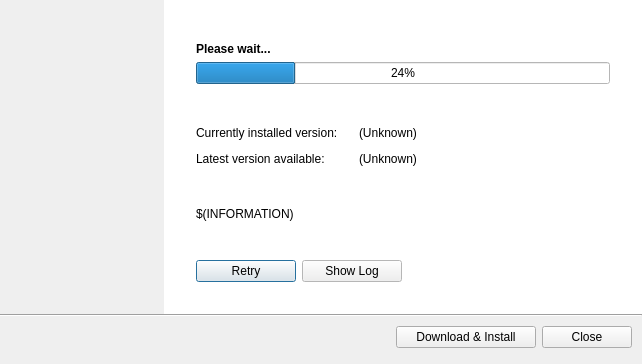
<?xml version="1.0" encoding="UTF-8"?>
<ui version="4.0">
 <class>UpdateDialog</class>
 <widget class="QDialog" name="UpdateDialog">
  <property name="geometry">
   <rect>
    <x>0</x>
    <y>0</y>
    <width>642</width>
    <height>364</height>
   </rect>
  </property>
  <property name="windowTitle">
   <string>LameXP Update Manager</string>
  </property>
  <property name="windowIcon">
   <iconset resource="../res/Icons.qrc">
    <normaloff>:/icons/transmit_blue.png</normaloff>:/icons/transmit_blue.png</iconset>
  </property>
  <layout class="QVBoxLayout" name="verticalLayout_2">
   <property name="spacing">
    <number>0</number>
   </property>
   <property name="margin">
    <number>0</number>
   </property>
   <item>
    <layout class="QVBoxLayout" name="verticalLayout">
     <property name="spacing">
      <number>0</number>
     </property>
     <property name="margin">
      <number>0</number>
     </property>
     <item>
      <layout class="QHBoxLayout" name="horizontalLayout">
       <item>
        <widget class="QLabel" name="wizardLabel">
         <property name="minimumSize">
          <size>
           <width>164</width>
           <height>314</height>
          </size>
         </property>
         <property name="maximumSize">
          <size>
           <width>164</width>
           <height>314</height>
          </size>
         </property>
         <property name="text">
          <string/>
         </property>
         <property name="pixmap">
          <pixmap resource="../res/Images.qrc">:/images/Wizard.png</pixmap>
         </property>
        </widget>
       </item>
       <item>
        <widget class="QFrame" name="mainFrame">
         <property name="minimumSize">
          <size>
           <width>0</width>
           <height>314</height>
          </size>
         </property>
         <property name="maximumSize">
          <size>
           <width>16777215</width>
           <height>314</height>
          </size>
         </property>
         <property name="palette">
          <palette>
           <active>
            <colorrole role="Base">
             <brush brushstyle="SolidPattern">
              <color alpha="255">
               <red>255</red>
               <green>255</green>
               <blue>255</blue>
              </color>
             </brush>
            </colorrole>
            <colorrole role="Window">
             <brush brushstyle="SolidPattern">
              <color alpha="255">
               <red>255</red>
               <green>255</green>
               <blue>255</blue>
              </color>
             </brush>
            </colorrole>
           </active>
           <inactive>
            <colorrole role="Base">
             <brush brushstyle="SolidPattern">
              <color alpha="255">
               <red>255</red>
               <green>255</green>
               <blue>255</blue>
              </color>
             </brush>
            </colorrole>
            <colorrole role="Window">
             <brush brushstyle="SolidPattern">
              <color alpha="255">
               <red>255</red>
               <green>255</green>
               <blue>255</blue>
              </color>
             </brush>
            </colorrole>
           </inactive>
           <disabled>
            <colorrole role="Base">
             <brush brushstyle="SolidPattern">
              <color alpha="255">
               <red>255</red>
               <green>255</green>
               <blue>255</blue>
              </color>
             </brush>
            </colorrole>
            <colorrole role="Window">
             <brush brushstyle="SolidPattern">
              <color alpha="255">
               <red>255</red>
               <green>255</green>
               <blue>255</blue>
              </color>
             </brush>
            </colorrole>
           </disabled>
          </palette>
         </property>
         <property name="autoFillBackground">
          <bool>true</bool>
         </property>
         <property name="frameShape">
          <enum>QFrame::NoFrame</enum>
         </property>
         <property name="frameShadow">
          <enum>QFrame::Raised</enum>
         </property>
         <property name="lineWidth">
          <number>0</number>
         </property>
         <layout class="QVBoxLayout" name="verticalLayout_4">
          <property name="leftMargin">
           <number>32</number>
          </property>
          <property name="topMargin">
           <number>42</number>
          </property>
          <property name="rightMargin">
           <number>32</number>
          </property>
          <property name="bottomMargin">
           <number>32</number>
          </property>
          <item>
           <layout class="QVBoxLayout" name="verticalLayout_3">
            <item>
             <widget class="QLabel" name="statusLabel">
              <property name="font">
               <font>
                <weight>75</weight>
                <bold>true</bold>
               </font>
              </property>
              <property name="text">
               <string>Please wait...</string>
              </property>
             </widget>
            </item>
            <item>
             <widget class="QProgressBar" name="progressBar">
              <property name="value">
               <number>24</number>
              </property>
              <property name="alignment">
               <set>Qt::AlignCenter</set>
              </property>
             </widget>
            </item>
            <item>
             <spacer name="verticalSpacer">
              <property name="orientation">
               <enum>Qt::Vertical</enum>
              </property>
              <property name="sizeHint" stdset="0">
               <size>
                <width>20</width>
                <height>40</height>
               </size>
              </property>
             </spacer>
            </item>
            <item>
             <layout class="QGridLayout" name="gridLayout">
              <item row="1" column="0">
               <widget class="QLabel" name="label">
                <property name="text">
                 <string>Latest version available:</string>
                </property>
               </widget>
              </item>
              <item row="1" column="2">
               <widget class="QLabel" name="labelVersionLatest">
                <property name="text">
                 <string>(Unknown)</string>
                </property>
               </widget>
              </item>
              <item row="0" column="0">
               <widget class="QLabel" name="label_3">
                <property name="text">
                 <string>Currently installed version:</string>
                </property>
               </widget>
              </item>
              <item row="0" column="2">
               <widget class="QLabel" name="labelVersionInstalled">
                <property name="text">
                 <string>(Unknown)</string>
                </property>
               </widget>
              </item>
              <item row="0" column="3">
               <spacer name="horizontalSpacer_2">
                <property name="orientation">
                 <enum>Qt::Horizontal</enum>
                </property>
                <property name="sizeHint" stdset="0">
                 <size>
                  <width>40</width>
                  <height>20</height>
                 </size>
                </property>
               </spacer>
              </item>
              <item row="1" column="3">
               <spacer name="horizontalSpacer_3">
                <property name="orientation">
                 <enum>Qt::Horizontal</enum>
                </property>
                <property name="sizeHint" stdset="0">
                 <size>
                  <width>40</width>
                  <height>20</height>
                 </size>
                </property>
               </spacer>
              </item>
              <item row="0" column="1">
               <spacer name="horizontalSpacer_4">
                <property name="orientation">
                 <enum>Qt::Horizontal</enum>
                </property>
                <property name="sizeType">
                 <enum>QSizePolicy::Fixed</enum>
                </property>
                <property name="sizeHint" stdset="0">
                 <size>
                  <width>15</width>
                  <height>20</height>
                 </size>
                </property>
               </spacer>
              </item>
              <item row="1" column="1">
               <spacer name="horizontalSpacer_5">
                <property name="orientation">
                 <enum>Qt::Horizontal</enum>
                </property>
                <property name="sizeType">
                 <enum>QSizePolicy::Fixed</enum>
                </property>
                <property name="sizeHint" stdset="0">
                 <size>
                  <width>15</width>
                  <height>20</height>
                 </size>
                </property>
               </spacer>
              </item>
             </layout>
            </item>
            <item>
             <spacer name="verticalSpacer_2">
              <property name="orientation">
               <enum>Qt::Vertical</enum>
              </property>
              <property name="sizeHint" stdset="0">
               <size>
                <width>20</width>
                <height>40</height>
               </size>
              </property>
             </spacer>
            </item>
            <item>
             <widget class="QLabel" name="infoLabel">
              <property name="text">
               <string>$(INFORMATION)</string>
              </property>
             </widget>
            </item>
            <item>
             <spacer name="verticalSpacer_4">
              <property name="orientation">
               <enum>Qt::Vertical</enum>
              </property>
              <property name="sizeHint" stdset="0">
               <size>
                <width>20</width>
                <height>40</height>
               </size>
              </property>
             </spacer>
            </item>
            <item>
             <layout class="QHBoxLayout" name="horizontalLayout_4">
              <item>
               <widget class="QPushButton" name="retryButton">
                <property name="minimumSize">
                 <size>
                  <width>100</width>
                  <height>0</height>
                 </size>
                </property>
                <property name="text">
                 <string>Retry</string>
                </property>
                <property name="icon">
                 <iconset resource="../res/Icons.qrc">
                  <normaloff>:/icons/arrow_refresh.png</normaloff>:/icons/arrow_refresh.png</iconset>
                </property>
               </widget>
              </item>
              <item>
               <widget class="QPushButton" name="logButton">
                <property name="minimumSize">
                 <size>
                  <width>100</width>
                  <height>0</height>
                 </size>
                </property>
                <property name="text">
                 <string>Show Log</string>
                </property>
                <property name="icon">
                 <iconset resource="../res/Icons.qrc">
                  <normaloff>:/icons/application_view_list.png</normaloff>:/icons/application_view_list.png</iconset>
                </property>
               </widget>
              </item>
              <item>
               <spacer name="horizontalSpacer_6">
                <property name="orientation">
                 <enum>Qt::Horizontal</enum>
                </property>
                <property name="sizeHint" stdset="0">
                 <size>
                  <width>40</width>
                  <height>20</height>
                 </size>
                </property>
               </spacer>
              </item>
             </layout>
            </item>
           </layout>
          </item>
         </layout>
        </widget>
       </item>
      </layout>
     </item>
     <item>
      <widget class="QFrame" name="horizontalLine">
       <property name="minimumSize">
        <size>
         <width>0</width>
         <height>2</height>
        </size>
       </property>
       <property name="maximumSize">
        <size>
         <width>16777215</width>
         <height>2</height>
        </size>
       </property>
       <property name="frameShape">
        <enum>QFrame::HLine</enum>
       </property>
       <property name="frameShadow">
        <enum>QFrame::Sunken</enum>
       </property>
      </widget>
     </item>
     <item>
      <layout class="QHBoxLayout" name="horizontalLayout_2">
       <property name="spacing">
        <number>6</number>
       </property>
       <property name="margin">
        <number>10</number>
       </property>
       <item>
        <spacer name="horizontalSpacer">
         <property name="orientation">
          <enum>Qt::Horizontal</enum>
         </property>
         <property name="sizeHint" stdset="0">
          <size>
           <width>40</width>
           <height>20</height>
          </size>
         </property>
        </spacer>
       </item>
       <item>
        <widget class="QPushButton" name="installButton">
         <property name="minimumSize">
          <size>
           <width>140</width>
           <height>0</height>
          </size>
         </property>
         <property name="text">
          <string>Download &amp;&amp; Install</string>
         </property>
         <property name="icon">
          <iconset resource="../res/Icons.qrc">
           <normaloff>:/icons/accept.png</normaloff>:/icons/accept.png</iconset>
         </property>
        </widget>
       </item>
       <item>
        <widget class="QPushButton" name="closeButton">
         <property name="minimumSize">
          <size>
           <width>90</width>
           <height>0</height>
          </size>
         </property>
         <property name="text">
          <string>Close</string>
         </property>
         <property name="icon">
          <iconset resource="../res/Icons.qrc">
           <normaloff>:/icons/cross.png</normaloff>:/icons/cross.png</iconset>
         </property>
        </widget>
       </item>
      </layout>
     </item>
     <item>
      <spacer name="verticalSpacer_3">
       <property name="orientation">
        <enum>Qt::Vertical</enum>
       </property>
       <property name="sizeHint" stdset="0">
        <size>
         <width>20</width>
         <height>40</height>
        </size>
       </property>
      </spacer>
     </item>
     <item>
      <widget class="QFrame" name="buttonFrame">
       <property name="frameShape">
        <enum>QFrame::NoFrame</enum>
       </property>
       <property name="frameShadow">
        <enum>QFrame::Raised</enum>
       </property>
       <property name="lineWidth">
        <number>0</number>
       </property>
       <layout class="QHBoxLayout" name="horizontalLayout_3">
        <property name="spacing">
         <number>0</number>
        </property>
        <property name="margin">
         <number>0</number>
        </property>
       </layout>
      </widget>
     </item>
    </layout>
   </item>
  </layout>
 </widget>
 <resources>
  <include location="../res/Icons.qrc"/>
  <include location="../res/Images.qrc"/>
  <include location="../res/Images.qrc"/>
  <include location="../res/Images.qrc"/>
  <include location="../res/Images.qrc"/>
  <include location="../res/Images.qrc"/>
  <include location="../res/Images.qrc"/>
  <include location="../res/Images.qrc"/>
  <include location="../res/Images.qrc"/>
  <include location="../res/Images.qrc"/>
  <include location="../res/Images.qrc"/>
 </resources>
 <connections>
  <connection>
   <sender>closeButton</sender>
   <signal>clicked()</signal>
   <receiver>UpdateDialog</receiver>
   <slot>reject()</slot>
   <hints>
    <hint type="sourcelabel">
     <x>565</x>
     <y>340</y>
    </hint>
    <hint type="destinationlabel">
     <x>310</x>
     <y>181</y>
    </hint>
   </hints>
  </connection>
 </connections>
</ui>
